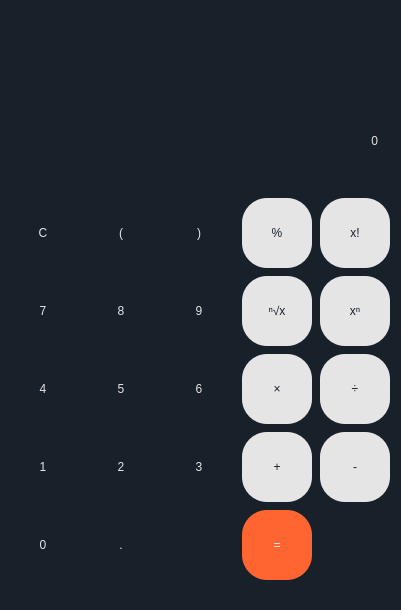
<?xml version="1.0" encoding="UTF-8"?>
<ui version="4.0">
 <class>MainWindow</class>
 <widget class="QMainWindow" name="MainWindow">
  <property name="geometry">
   <rect>
    <x>0</x>
    <y>0</y>
    <width>401</width>
    <height>610</height>
   </rect>
  </property>
  <property name="windowTitle">
   <string>MainWindow</string>
  </property>
  <property name="styleSheet">
   <string notr="true">QWidget{
background-color: rgb(24,32,42);
}

QLabel{
color: rgb(229,229,229);
font: 32pt &quot;URW Gothic&quot;;
margin-right: 20px;
}

QLabel#expression{
font: 22pt &quot;URW Gothic&quot;;
}


QPushButton{
background-color: rgb(24,32,42);
border-style: solid;
border-color: rgb(24,32,42);
border-radius: 25px;

color: rgb(229,229,229);
font: 16pt &quot;URW Gothic&quot;;
}

QPushButton:pressed{
background-color: rgb(93,98,105);

}

#button_equal{
background-color: rgb(255,101,49);

border-style: solid;
border-color: rgb(255,101,49);
border-radius: 25px;
}

#button_equal:pressed{
background-color: rgb(229,90,44);
 
}

#button_plus,#button_minus,#button_mul,#button_div,#button_root,#button_pow,#button_mod,#button_fact{
background-color: rgb(229,229,229);
color: rgb(24,32,42);

border-style: solid;
border-color: rgb(229,229,229);
border-radius: 25px;
}

#button_plus:pressed,#button_minus:pressed,#button_mul:pressed,#button_div:pressed,#button_root:pressed,#button_pow:pressed,#button_mod:pressed,#button_fact:pressed{
background-color: rgb(206,206,206);
}

#button_del{
background-image: url(/home/dominik/calculatorGUI/pic/backspace.png);
background-repeat: no-repeat;
background-position: center;
border-radius: 10px;


}</string>
  </property>
  <widget class="QWidget" name="centralwidget">
   <property name="styleSheet">
    <string notr="true"/>
   </property>
   <widget class="QWidget" name="gridLayoutWidget">
    <property name="geometry">
     <rect>
      <x>0</x>
      <y>190</y>
      <width>401</width>
      <height>401</height>
     </rect>
    </property>
    <layout class="QGridLayout" name="gridLayout">
     <property name="spacing">
      <number>0</number>
     </property>
     <item row="2" column="3">
      <widget class="QPushButton" name="button_mul">
       <property name="minimumSize">
        <size>
         <width>70</width>
         <height>70</height>
        </size>
       </property>
       <property name="maximumSize">
        <size>
         <width>70</width>
         <height>70</height>
        </size>
       </property>
       <property name="text">
        <string>×</string>
       </property>
      </widget>
     </item>
     <item row="0" column="1">
      <widget class="QPushButton" name="button_lpar">
       <property name="minimumSize">
        <size>
         <width>70</width>
         <height>70</height>
        </size>
       </property>
       <property name="maximumSize">
        <size>
         <width>70</width>
         <height>70</height>
        </size>
       </property>
       <property name="styleSheet">
        <string notr="true"/>
       </property>
       <property name="text">
        <string>(</string>
       </property>
      </widget>
     </item>
     <item row="1" column="2">
      <widget class="QPushButton" name="button_9">
       <property name="minimumSize">
        <size>
         <width>70</width>
         <height>70</height>
        </size>
       </property>
       <property name="maximumSize">
        <size>
         <width>70</width>
         <height>70</height>
        </size>
       </property>
       <property name="text">
        <string>9</string>
       </property>
      </widget>
     </item>
     <item row="3" column="1">
      <widget class="QPushButton" name="button_2">
       <property name="minimumSize">
        <size>
         <width>70</width>
         <height>70</height>
        </size>
       </property>
       <property name="maximumSize">
        <size>
         <width>70</width>
         <height>70</height>
        </size>
       </property>
       <property name="text">
        <string>2</string>
       </property>
      </widget>
     </item>
     <item row="3" column="0">
      <widget class="QPushButton" name="button_1">
       <property name="minimumSize">
        <size>
         <width>70</width>
         <height>70</height>
        </size>
       </property>
       <property name="maximumSize">
        <size>
         <width>70</width>
         <height>70</height>
        </size>
       </property>
       <property name="toolTip">
        <string>&lt;html&gt;&lt;head/&gt;&lt;body&gt;&lt;p&gt;&lt;span style=&quot; font-weight:700;&quot;&gt;You will insert number ONE!&lt;/span&gt;&lt;/p&gt;&lt;/body&gt;&lt;/html&gt;</string>
       </property>
       <property name="whatsThis">
        <string>&lt;html&gt;&lt;head/&gt;&lt;body&gt;&lt;p&gt;&lt;br/&gt;&lt;/p&gt;&lt;/body&gt;&lt;/html&gt;</string>
       </property>
       <property name="text">
        <string>1</string>
       </property>
      </widget>
     </item>
     <item row="0" column="0">
      <widget class="QPushButton" name="button_clear">
       <property name="minimumSize">
        <size>
         <width>70</width>
         <height>70</height>
        </size>
       </property>
       <property name="maximumSize">
        <size>
         <width>70</width>
         <height>70</height>
        </size>
       </property>
       <property name="text">
        <string>C</string>
       </property>
      </widget>
     </item>
     <item row="2" column="1">
      <widget class="QPushButton" name="button_5">
       <property name="minimumSize">
        <size>
         <width>70</width>
         <height>70</height>
        </size>
       </property>
       <property name="maximumSize">
        <size>
         <width>70</width>
         <height>70</height>
        </size>
       </property>
       <property name="text">
        <string>5</string>
       </property>
      </widget>
     </item>
     <item row="1" column="0">
      <widget class="QPushButton" name="button_7">
       <property name="minimumSize">
        <size>
         <width>70</width>
         <height>70</height>
        </size>
       </property>
       <property name="maximumSize">
        <size>
         <width>70</width>
         <height>70</height>
        </size>
       </property>
       <property name="text">
        <string>7</string>
       </property>
      </widget>
     </item>
     <item row="0" column="2">
      <widget class="QPushButton" name="button_rpar">
       <property name="minimumSize">
        <size>
         <width>70</width>
         <height>70</height>
        </size>
       </property>
       <property name="maximumSize">
        <size>
         <width>70</width>
         <height>70</height>
        </size>
       </property>
       <property name="text">
        <string>)</string>
       </property>
      </widget>
     </item>
     <item row="1" column="1">
      <widget class="QPushButton" name="button_8">
       <property name="minimumSize">
        <size>
         <width>70</width>
         <height>70</height>
        </size>
       </property>
       <property name="maximumSize">
        <size>
         <width>70</width>
         <height>70</height>
        </size>
       </property>
       <property name="text">
        <string>8</string>
       </property>
      </widget>
     </item>
     <item row="3" column="3">
      <widget class="QPushButton" name="button_plus">
       <property name="minimumSize">
        <size>
         <width>70</width>
         <height>70</height>
        </size>
       </property>
       <property name="maximumSize">
        <size>
         <width>70</width>
         <height>70</height>
        </size>
       </property>
       <property name="text">
        <string>+</string>
       </property>
      </widget>
     </item>
     <item row="3" column="2">
      <widget class="QPushButton" name="button_3">
       <property name="minimumSize">
        <size>
         <width>70</width>
         <height>70</height>
        </size>
       </property>
       <property name="maximumSize">
        <size>
         <width>70</width>
         <height>70</height>
        </size>
       </property>
       <property name="text">
        <string>3</string>
       </property>
      </widget>
     </item>
     <item row="4" column="0">
      <widget class="QPushButton" name="button_0">
       <property name="minimumSize">
        <size>
         <width>70</width>
         <height>70</height>
        </size>
       </property>
       <property name="maximumSize">
        <size>
         <width>70</width>
         <height>70</height>
        </size>
       </property>
       <property name="text">
        <string>0</string>
       </property>
      </widget>
     </item>
     <item row="2" column="0">
      <widget class="QPushButton" name="button_4">
       <property name="minimumSize">
        <size>
         <width>70</width>
         <height>70</height>
        </size>
       </property>
       <property name="maximumSize">
        <size>
         <width>70</width>
         <height>70</height>
        </size>
       </property>
       <property name="text">
        <string>4</string>
       </property>
      </widget>
     </item>
     <item row="4" column="1">
      <widget class="QPushButton" name="button_point">
       <property name="minimumSize">
        <size>
         <width>70</width>
         <height>70</height>
        </size>
       </property>
       <property name="maximumSize">
        <size>
         <width>70</width>
         <height>70</height>
        </size>
       </property>
       <property name="text">
        <string>.</string>
       </property>
      </widget>
     </item>
     <item row="0" column="3">
      <widget class="QPushButton" name="button_mod">
       <property name="minimumSize">
        <size>
         <width>70</width>
         <height>70</height>
        </size>
       </property>
       <property name="maximumSize">
        <size>
         <width>70</width>
         <height>70</height>
        </size>
       </property>
       <property name="text">
        <string>%</string>
       </property>
      </widget>
     </item>
     <item row="2" column="2">
      <widget class="QPushButton" name="button_6">
       <property name="minimumSize">
        <size>
         <width>70</width>
         <height>70</height>
        </size>
       </property>
       <property name="maximumSize">
        <size>
         <width>70</width>
         <height>70</height>
        </size>
       </property>
       <property name="text">
        <string>6</string>
       </property>
      </widget>
     </item>
     <item row="1" column="3">
      <widget class="QPushButton" name="button_root">
       <property name="minimumSize">
        <size>
         <width>70</width>
         <height>70</height>
        </size>
       </property>
       <property name="maximumSize">
        <size>
         <width>70</width>
         <height>70</height>
        </size>
       </property>
       <property name="text">
        <string>ⁿ√x</string>
       </property>
      </widget>
     </item>
     <item row="0" column="4">
      <widget class="QPushButton" name="button_fact">
       <property name="minimumSize">
        <size>
         <width>70</width>
         <height>70</height>
        </size>
       </property>
       <property name="maximumSize">
        <size>
         <width>70</width>
         <height>70</height>
        </size>
       </property>
       <property name="text">
        <string>x!</string>
       </property>
      </widget>
     </item>
     <item row="1" column="4">
      <widget class="QPushButton" name="button_pow">
       <property name="minimumSize">
        <size>
         <width>70</width>
         <height>70</height>
        </size>
       </property>
       <property name="maximumSize">
        <size>
         <width>70</width>
         <height>70</height>
        </size>
       </property>
       <property name="text">
        <string>xⁿ</string>
       </property>
      </widget>
     </item>
     <item row="2" column="4">
      <widget class="QPushButton" name="button_div">
       <property name="minimumSize">
        <size>
         <width>70</width>
         <height>70</height>
        </size>
       </property>
       <property name="maximumSize">
        <size>
         <width>70</width>
         <height>70</height>
        </size>
       </property>
       <property name="text">
        <string>÷</string>
       </property>
      </widget>
     </item>
     <item row="3" column="4">
      <widget class="QPushButton" name="button_minus">
       <property name="minimumSize">
        <size>
         <width>70</width>
         <height>70</height>
        </size>
       </property>
       <property name="maximumSize">
        <size>
         <width>70</width>
         <height>70</height>
        </size>
       </property>
       <property name="layoutDirection">
        <enum>Qt::LeftToRight</enum>
       </property>
       <property name="text">
        <string>-</string>
       </property>
      </widget>
     </item>
     <item row="4" column="3">
      <widget class="QPushButton" name="button_equal">
       <property name="minimumSize">
        <size>
         <width>70</width>
         <height>70</height>
        </size>
       </property>
       <property name="maximumSize">
        <size>
         <width>70</width>
         <height>70</height>
        </size>
       </property>
       <property name="text">
        <string>=</string>
       </property>
      </widget>
     </item>
    </layout>
   </widget>
   <widget class="QLabel" name="expression">
    <property name="geometry">
     <rect>
      <x>0</x>
      <y>0</y>
      <width>401</width>
      <height>71</height>
     </rect>
    </property>
    <property name="styleSheet">
     <string notr="true"/>
    </property>
    <property name="text">
     <string/>
    </property>
    <property name="alignment">
     <set>Qt::AlignRight|Qt::AlignTrailing|Qt::AlignVCenter</set>
    </property>
   </widget>
   <widget class="QLabel" name="result">
    <property name="geometry">
     <rect>
      <x>0</x>
      <y>70</y>
      <width>401</width>
      <height>81</height>
     </rect>
    </property>
    <property name="text">
     <string>0</string>
    </property>
    <property name="alignment">
     <set>Qt::AlignBottom|Qt::AlignRight|Qt::AlignTrailing</set>
    </property>
   </widget>
   <widget class="QPushButton" name="button_del">
    <property name="geometry">
     <rect>
      <x>320</x>
      <y>150</y>
      <width>61</width>
      <height>31</height>
     </rect>
    </property>
    <property name="text">
     <string/>
    </property>
   </widget>
  </widget>
  <widget class="QMenuBar" name="menubar">
   <property name="geometry">
    <rect>
     <x>0</x>
     <y>0</y>
     <width>401</width>
     <height>20</height>
    </rect>
   </property>
  </widget>
 </widget>
 <resources/>
 <connections/>
</ui>
